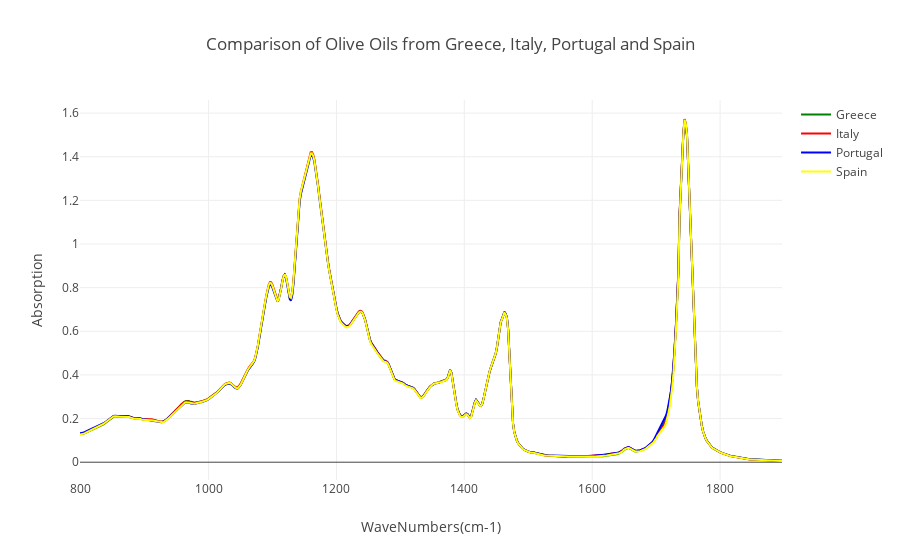

Notebook code for this chart:
### Code cell
# Plot interactive overlay graph using Plotly

import plotly.offline as py
import plotly.graph_objs as go
from plotly import tools
py.init_notebook_mode(connected=True)

data1 = go.Scatter(x = df_new.columns[1:], y =  xdata_greece_mean, line = dict(color = 'green'), name = 'Greece')
data2 = go.Scatter(x = df_new.columns[1:], y = xdata_italy_mean, line = dict(color = 'red'), name = 'Italy')
data3 = go.Scatter(x = df_new.columns[1:], y = xdata_portugal_mean, line = dict(color = 'blue'), name = 'Portugal')
data4 = go.Scatter(x = df_new.columns[1:], y = xdata_spain_mean, line = dict(color = 'yellow'), name = 'Spain')
layout = go.Layout(title = 'Comparison of Olive Oils from Greece, Italy, Portugal and Spain',
                  xaxis = dict(title = 'WaveNumbers(cm-1)'),
                  yaxis = dict(title = 'Absorption'))
fig = dict(data = [data1, data2, data3, data4], layout = layout)
py.iplot(fig)

### Figure 1 — Plotly figure (JSON) as saved in the notebook; plotly's stock layout.template omitted (floating-point values rounded to 4 significant figures; data arrays with more than 128 entries replaced by an {"elided": "..."} marker saying what was removed)
{"data": [{"line": {"color": "green"}, "name": "Greece", "type": "scatter", "x": {"elided": "570 str values"}, "y": {"elided": "570 float values"}}, {"line": {"color": "red"}, "name": "Italy", "type": "scatter", "x": {"elided": "570 str values"}, "y": {"elided": "570 float values"}}, {"line": {"color": "blue"}, "name": "Portugal", "type": "scatter", "x": {"elided": "570 str values"}, "y": {"elided": "570 float values"}}, {"line": {"color": "yellow"}, "name": "Spain", "type": "scatter", "x": {"elided": "570 str values"}, "y": {"elided": "570 float values"}}], "layout": {"title": "Comparison of Olive Oils from Greece, Italy, Portugal and Spain", "xaxis": {"title": "WaveNumbers(cm-1)"}, "yaxis": {"title": "Absorption"}}}
